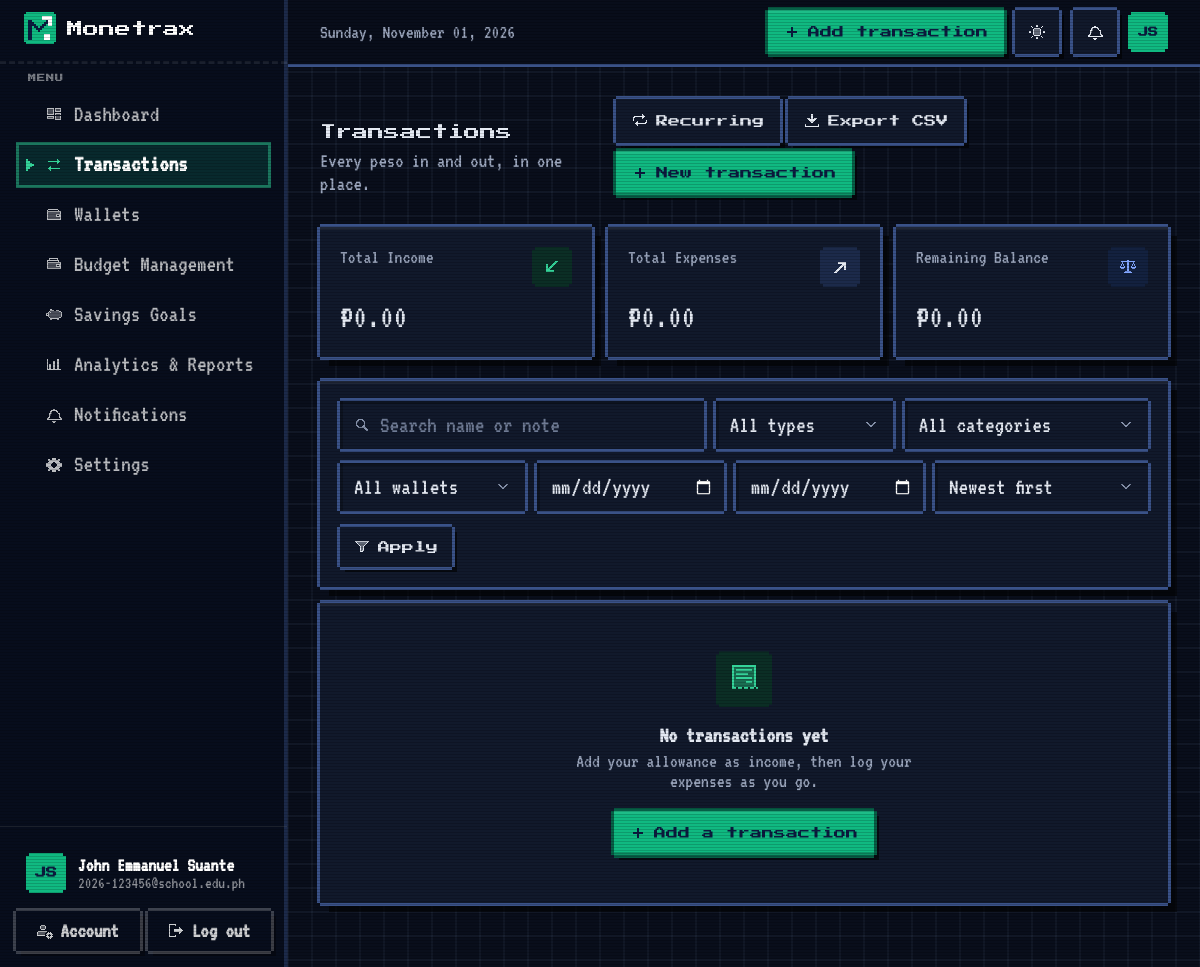
/transactions/ (signed in), run on the app's committed database.
### models.py (models this page shows, shortened)
class User(UserMixin, db.Model):
    __tablename__ = "users"
    id: Mapped[int] = mapped_column(Integer, primary_key=True)
    full_name: Mapped[str] = mapped_column(String(80))
    email: Mapped[str] = mapped_column(String(254), unique=True, index=True)
    password_hash: Mapped[str] = mapped_column(String(255))
    school: Mapped[Optional[str]] = mapped_column(String(120))
    program: Mapped[Optional[str]] = mapped_column(String(120))
    year_level: Mapped[Optional[str]] = mapped_column(String(30))
    currency: Mapped[str] = mapped_column(String(3), default="PHP")
    budget_alerts: Mapped[bool] = mapped_column(Boolean, default=True)
    savings_alerts: Mapped[bool] = mapped_column(Boolean, default=True)
    theme: Mapped[str] = mapped_column(String(10), default="system", server_default="system")
    created_at: Mapped[datetime] = mapped_column(DateTime, default=utcnow)
    last_login_at: Mapped[Optional[datetime]] = mapped_column(DateTime)
    categories = relationship("Category", back_populates="user", cascade="all, delete-orphan", lazy="dynamic")
    transactions = relationship("Transaction", back_populates="user", cascade="all, delete-orphan", lazy="dynamic")
    budgets = relationship("Budget", back_populates="user", cascade="all, delete-orphan", lazy="dynamic")
    goals = relationship("SavingsGoal", back_populates="user", cascade="all, delete-orphan", lazy="dynamic")
    notifications = relationship("Notification", back_populates="user", cascade="all, delete-orphan", lazy="dynamic")
    wallets = relationship("Wallet", back_populates="user", cascade="all, delete-orphan", lazy="dynamic")
    recurring = relationship("RecurringRule", back_populates="user", cascade="all, delete-orphan", lazy="dynamic")
    @property
    def initials(self) -> str:
        parts = [p for p in (self.full_name or "").split() if p]
        if not parts:
            return "?"
        return (parts[0][0] + (parts[-1][0] if len(parts) > 1 else "")).upper()

### transactions.py (the view)
@transactions_bp.route("/")
@login_required
def index():
    f = _filters_from_request()
    cats, _ = _user_categories()
    base = _filtered_query(f)
    total_count = db.session.scalar(select(func.count()).select_from(base.subquery()))
    per_page = current_app.config["TRANSACTIONS_PER_PAGE"]
    pages = max(1, math.ceil(total_count / per_page))
    page = min(max(request.args.get("page", 1, type=int), 1), pages)
    rows = db.session.scalars(base.order_by(*SORTS[f["sort"]]).limit(per_page).offset((page - 1) * per_page)).all()
    sub = base.subquery()
    income = db.session.scalar(select(func.sum(sub.c.amount)).where(sub.c.type == "income")) or 0
    expense = db.session.scalar(select(func.sum(sub.c.amount)).where(sub.c.type == "expense")) or 0
    args = {k: v for k, v in request.args.items() if k != "page" and v}
    filtered = any(f[k] for k in ("q", "type", "category", "wallet", "start", "end"))
    rule_count = len(schedule.active_rules(current_user.id))
    return render_template(
        "transactions/index.html", rows=rows, f=f, categories=cats, page=page, pages=pages,
        wallets=finance.wallets_for(current_user.id, include_archived=True), rule_count=rule_count,
        total_count=total_count, args=args, filtered=filtered,
        sums={"income": income, "expense": expense, "net": income - expense},
        overall=finance.totals(current_user.id),
    )

### templates/transactions/index.html (shortened to what this page needs)
{% extends "layouts/app.html" %}
{% block content %}
{% call c.page_header("Transactions", "Every peso in and out, in one place.") %}
  <a href="{{ url_for('transactions.recurring_index') }}" class="mx-btn-secondary">Recurring{% if rule_count %} <span class="mx-count">{{ rule_count }}</span>{% endif %}</a>
  <a download href="{{ url_for('transactions.export_csv', **args) }}" class="mx-btn-secondary">Export CSV</a>
  <a href="{{ url_for('transactions.create') }}" class="mx-btn-primary">New transaction</a>
{% endcall %}
<section class="grid grid-cols-1 gap-4 sm:grid-cols-3" aria-label="Totals">
  {{ c.stat_card("Total Income", overall.income|money, "arrow-down-left", "mint") }}
  {{ c.stat_card("Total Expenses", overall.expense|money, "arrow-up-right", "navy") }}
  {{ c.stat_card("Remaining Balance", overall.balance|money, "scale", "blue", None) }}
</section>
<form method="get" class="mx-card mt-6 p-4 sm:p-5" data-autosubmit role="search" aria-label="Filter transactions">
  {% set cat_ch = ([14] + categories|map(attribute='name')|map('length')|list)|max %}
  {% set wal_ch = ([11] + wallets|map(attribute='name')|map('length')|map('int')|list)|max + (9 if wallets|selectattr('archived')|list else 0) %}
  <div class="mx-filters">
    <div class="mx-filter is-search relative" style="--fw: 22ch">
      <input id="q" type="search" name="q" value="{{ f.q }}" placeholder="Search name or note" class="mx-control has-prefix">
    </div>
    <div class="mx-filter relative" style="--fw: 9ch">
      <select id="type" name="type" class="mx-control mx-select">
        <option value="">All types</option>
      </select>
    </div>
    <div class="mx-filter relative" style="--fw: {{ cat_ch }}ch">
      <select id="category" name="category" class="mx-control mx-select">
        <option value="">All categories</option>
      </select>
    </div>
    <div class="mx-filter relative" style="--fw: {{ wal_ch }}ch">
      <select id="wallet" name="wallet" class="mx-control mx-select">
        <option value="">All wallets</option>
      </select>
    </div>
    <div class="mx-filter is-date" style="--fw: 10ch">
      <input id="start" type="date" name="start" value="{{ f.start.isoformat() if f.start }}" class="mx-control" title="From">
    </div>
    <div class="mx-filter is-date" style="--fw: 10ch">
      <input id="end" type="date" name="end" value="{{ f.end.isoformat() if f.end }}" class="mx-control" title="To">
    </div>
    <div class="mx-filter relative" style="--fw: 14ch">
      <select id="sort" name="sort" class="mx-control mx-select">
        <option value="date_desc" {% if f.sort == 'date_desc' %}selected{% endif %}>Newest first</option>
      </select>
    </div>
  </div>
  <div class="mx-filter-actions">
    <button type="submit" class="mx-btn-secondary mx-btn-sm">Apply</button>
  </div>
</form>
<section class="mx-card mt-4 overflow-hidden" aria-label="Transactions list">
  {% if rows %}
    <div class="hidden overflow-x-auto md:block">
      <table class="mx-table">
        <thead>
          <tr><th scope="col">Transaction</th><th scope="col">Category</th><th scope="col">Wallet</th><th scope="col">Date</th><th scope="col" class="text-right">Amount</th><th scope="col"><span class="sr-only">Actions</span></th></tr>
        </thead>
        <tbody>
          {% for t in rows %}
            <tr>
              <td>
                <div class="flex items-center gap-3">
                  {{ c.cat_icon(t.category) }}
                  <div class="min-w-0">
                    <p class="flex items-center gap-1.5 truncate font-semibold"><a href="{{ url_for('transactions.detail', tx_id=t.id) }}" class="truncate hover:underline">{{ t.name }}</a>{% if t.recurring_id %}<i data-lucide="repeat" class="h-3.5 w-3.5 flex-none text-ink-400" aria-label="Recurring"></i>{% endif %}</p>
                    {% if t.description %}<p class="max-w-xs truncate text-xs text-ink-500">{{ t.description }}</p>{% endif %}
                  </div>
                </div>
              </td>
              <td><span class="mx-chip-cat" style="--cat: {{ t.category.color }}">{{ t.category.name }}</span></td>
              <td class="whitespace-nowrap text-ink-500">{% if t.wallet %}<span class="inline-flex items-center gap-1.5"><span class="h-2 w-2 rounded-full" style="background: {{ t.wallet.color }}"></span>{{ t.wallet.name }}</span>{% else %}—{% endif %}</td>
              <td class="whitespace-nowrap text-ink-500">{{ t.date.strftime('%b %d, %Y') }}</td>
              <td class="whitespace-nowrap text-right">{{ c.tx_amount(t) }}</td>
              <td>
                <div class="flex justify-end gap-1">
                  <a href="{{ url_for('transactions.detail', tx_id=t.id) }}" class="mx-icon-btn-sm" aria-label="View {{ t.name }}" title="Details"><i data-lucide="eye"></i></a>
                  <a href="{{ url_for('transactions.duplicate', tx_id=t.id, next=request.full_path) }}" class="mx-icon-btn-sm" aria-label="Duplicate {{ t.name }}" title="Duplicate"><i data-lucide="layers"></i></a>
                  <a href="{{ url_for('transactions.edit', tx_id=t.id, next=request.full_path) }}" class="mx-icon-btn-sm" aria-label="Edit {{ t.name }}" title="Edit"><i data-lucide="pencil"></i></a>
                  {{ c.delete_form(url_for('transactions.delete', tx_id=t.id), "Delete this transaction?",
                                   "“" ~ t.name ~ "” will be removed and your totals will update.", "Delete " ~ t.name, True, request.full_path) }}
                </div>
              </td>
            </tr>
          {% endfor %}
        </tbody>
      </table>
    </div>
    <ul class="divide-y divide-ink-100 md:hidden">
      {% for t in rows %}
        <li class="flex items-center gap-3 px-4 py-3.5">
          {{ c.cat_icon(t.category) }}
          <a href="{{ url_for('transactions.detail', tx_id=t.id) }}" class="min-w-0 flex-1">
            <p class="truncate text-sm font-semibold">{{ t.name }}</p>
            <p class="text-xs text-ink-500">{{ t.category.name }}{% if t.wallet %} · {{ t.wallet.name }}{% endif %} · {{ t.date.strftime('%b %d') }}</p>
          </a>
          {{ c.tx_amount(t) }}
          {{ c.delete_form(url_for('transactions.delete', tx_id=t.id), "Delete this transaction?",
                           "“" ~ t.name ~ "” will be removed and your totals will update.", "Delete " ~ t.name, True, request.full_path) }}
        </li>
      {% endfor %}
    </ul>
    {% if pages > 1 %}
      <nav class="flex items-center justify-between border-t border-ink-100 px-4 py-3 sm:px-6" aria-label="Pagination">
        <p class="text-sm text-ink-500">Page {{ page }} of {{ pages }}</p>
        <div class="flex gap-2">
          {% if page > 1 %}<a class="mx-btn-ghost mx-btn-sm" href="{{ url_for('transactions.index', page=page-1, **args) }}"><i data-lucide="chevron-left"></i>Previous</a>{% endif %}
          {% if page < pages %}<a class="mx-btn-ghost mx-btn-sm" href="{{ url_for('transactions.index', page=page+1, **args) }}">Next<i data-lucide="chevron-right"></i></a>{% endif %}
        </div>
      </nav>
    {% endif %}
  {% elif filtered %}
    {{ c.empty_state("search-x", "No matching transactions", "Try a different search or clear your filters.") }}
  {% else %}
    {{ c.empty_state("receipt", "No transactions yet", "Add your allowance as income, then log your expenses as you go.",
                     url_for('transactions.create', type='income'), "Add a transaction") }}
  {% endif %}
</section>
{% endblock %}

### templates/layouts/app.html (shortened to what this page needs)
{% extends "base.html" %}
{% import "components/_ui.html" as ui %}
{% import "components/_app.html" as c %}
{% block head %}
  <link rel="stylesheet" href="{{ url_for('static', filename='css/app.css') }}">
{% endblock %}
{% block body %}
<div class="min-h-full lg:pl-72">
  <aside id="sidebar" class="mx-sidebar" aria-label="Main navigation">
    <div class="flex h-16 flex-none items-center justify-between px-6">
      <a href="{{ url_for('dashboard.index') }}" class="rounded-lg focus-visible:outline focus-visible:outline-2 focus-visible:outline-mint-400">{{ ui.logo("light", 32) }}</a>
    </div>
    <nav class="flex-1 overflow-y-auto px-4 pb-4 pt-2">
      <p class="mb-2 px-3 text-[11px] font-semibold uppercase tracking-wider text-white/40">Menu</p>
      <ul class="space-y-1">
        {% for endpoint, label, icon in nav_items %}
          {% set active = request.endpoint and request.endpoint.split('.')[0] == endpoint.split('.')[0] %}
          <li>
            <a href="{{ url_for(endpoint) }}" class="mx-nav{% if active %} is-active{% endif %}" {% if active %}aria-current="page"{% endif %}>
              <i data-lucide="{{ icon }}"></i><span>{{ label }}</span>
            </a>
          </li>
        {% endfor %}
      </ul>
    </nav>
    <div class="flex-none border-t border-white/10 p-4">
      <a href="{{ url_for('settings.index', section='profile') }}" class="mx-profile">
        <span class="mx-avatar">{{ current_user.initials }}</span>
        <span class="min-w-0 flex-1">
          <span class="block truncate text-sm font-semibold text-white">{{ current_user.full_name }}</span>
          <span class="block truncate text-xs text-white/55">{{ current_user.school or current_user.email }}</span>
        </span>
      </a>
      <div class="mt-2 grid grid-cols-2 gap-2">
        <a href="{{ url_for('settings.index', section='security') }}" class="mx-side-btn">Account</a>
        <form method="post" action="{{ url_for('auth.logout') }}">
          <button type="submit" class="mx-side-btn w-full">Log out</button>
        </form>
      </div>
    </div>
  </aside>
  <header class="mx-topbar sticky top-0 z-30 border-b border-ink-200/70 bg-canvas/85 backdrop-blur">
    <div class="mx-auto flex h-16 max-w-7xl items-center gap-3 px-4 sm:px-6 lg:px-8">
      <p class="min-w-0 flex-1 truncate text-sm font-medium text-ink-500"><span class="hidden sm:inline">{{ today.strftime('%A, ') if today }}</span>{{ today.strftime('%B %d, %Y') if today }}</p>
      <div class="ml-auto flex flex-none items-center gap-2">
        <span class="hidden sm:flex"><a href="{{ url_for('transactions.create', next=request.path) }}" class="mx-btn-primary">Add transaction</a></span>
        <button type="button" class="mx-theme-toggle" data-theme-toggle aria-pressed="false" aria-label="Switch to dark mode" title="Dark mode">
        </button>
        <a href="{{ url_for('notifications.index') }}" class="mx-icon-square relative" aria-label="Notifications{% if unread_notifications %}, {{ unread_notifications }} unread{% endif %}">
        </a>
        <a href="{{ url_for('settings.index') }}" class="mx-avatar mx-avatar-sm" aria-label="Settings">{{ current_user.initials }}</a>
      </div>
    </div>
  </header>
  <main id="main" class="mx-app-main mx-auto max-w-7xl px-4 pb-16 pt-6 sm:px-6 lg:px-8 lg:pt-8">
    {% block content %}{% endblock %}
  </main>
</div>
{% endblock %}

### data on the page
User: initials "JS", full_name "John Emmanuel Suante", school+email "2026-123456@school.edu.ph"

### other printed values
{{ label }} "Dashboard" "Transactions" "Wallets" "Budget Management" "Savings Goals" "Analytics & Reports" "Notifications" "Settings"
{{ today.strftime('%A, ') if today }} "Sunday,"
{{ today.strftime('%B %d, %Y') if today }} "November 01, 2026"
{{ title }} "Transactions"
{{ subtitle }} "Every peso in and out, in one place."
{{ label }} "Total Income Total Expenses Remaining Balance"
{{ value }} "₱0.00 ₱0.00 ₱0.00"
{{ title }} "No transactions yet"
{{ text }} "Add your allowance as income, then log your expenses as you go."
{{ action_label }} "Add a transaction"
